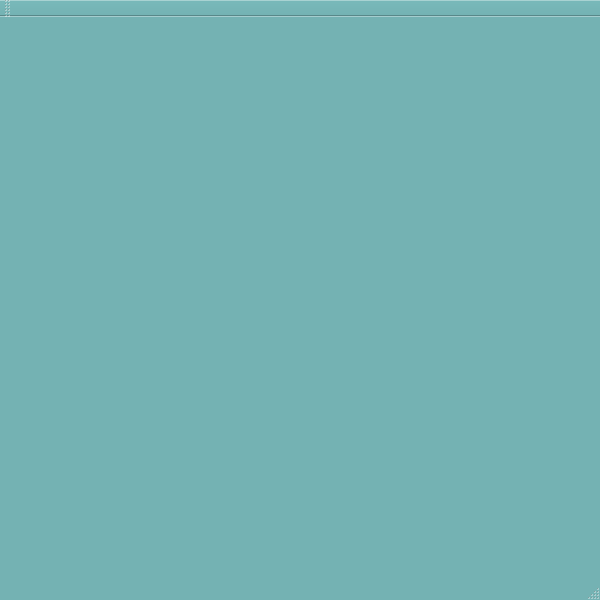
<?xml version="1.0" encoding="UTF-8"?>
<ui version="4.0">
 <class>MainWindow</class>
 <widget class="QMainWindow" name="MainWindow">
  <property name="minimumSize">
   <size>
    <width>600</width>
    <height>600</height>
   </size>
  </property>
  <property name="palette">
   <palette>
    <active>
     <colorrole role="Text">
      <brush brushstyle="SolidPattern">
       <color alpha="255">
        <red>170</red>
        <green>255</green>
        <blue>127</blue>
       </color>
      </brush>
     </colorrole>
     <colorrole role="Base">
      <brush brushstyle="SolidPattern">
       <color alpha="255">
        <red>240</red>
        <green>240</green>
        <blue>240</blue>
       </color>
      </brush>
     </colorrole>
     <colorrole role="Window">
      <brush brushstyle="SolidPattern">
       <color alpha="255">
        <red>116</red>
        <green>178</green>
        <blue>179</blue>
       </color>
      </brush>
     </colorrole>
    </active>
    <inactive>
     <colorrole role="Text">
      <brush brushstyle="SolidPattern">
       <color alpha="255">
        <red>170</red>
        <green>255</green>
        <blue>127</blue>
       </color>
      </brush>
     </colorrole>
     <colorrole role="Base">
      <brush brushstyle="SolidPattern">
       <color alpha="255">
        <red>240</red>
        <green>240</green>
        <blue>240</blue>
       </color>
      </brush>
     </colorrole>
     <colorrole role="Window">
      <brush brushstyle="SolidPattern">
       <color alpha="255">
        <red>116</red>
        <green>178</green>
        <blue>179</blue>
       </color>
      </brush>
     </colorrole>
    </inactive>
    <disabled>
     <colorrole role="Text">
      <brush brushstyle="SolidPattern">
       <color alpha="255">
        <red>127</red>
        <green>127</green>
        <blue>126</blue>
       </color>
      </brush>
     </colorrole>
     <colorrole role="Base">
      <brush brushstyle="SolidPattern">
       <color alpha="255">
        <red>116</red>
        <green>178</green>
        <blue>179</blue>
       </color>
      </brush>
     </colorrole>
     <colorrole role="Window">
      <brush brushstyle="SolidPattern">
       <color alpha="255">
        <red>116</red>
        <green>178</green>
        <blue>179</blue>
       </color>
      </brush>
     </colorrole>
    </disabled>
   </palette>
  </property>
  <property name="cursor">
   <cursorShape>ArrowCursor</cursorShape>
  </property>
  <property name="windowTitle">
   <string>MainWindow</string>
  </property>
  <property name="autoFillBackground">
   <bool>true</bool>
  </property>
  <widget class="QWidget" name="centralWidget"/>
  <widget class="QMenuBar" name="menuBar">
   <property name="geometry">
    <rect>
     <x>0</x>
     <y>0</y>
     <width>1005</width>
     <height>30</height>
    </rect>
   </property>
  </widget>
  <widget class="QToolBar" name="mainToolBar">
   <attribute name="toolBarArea">
    <enum>TopToolBarArea</enum>
   </attribute>
   <attribute name="toolBarBreak">
    <bool>false</bool>
   </attribute>
  </widget>
  <widget class="QStatusBar" name="statusBar"/>
 </widget>
 <layoutdefault spacing="6" margin="11"/>
 <resources/>
 <connections/>
</ui>
